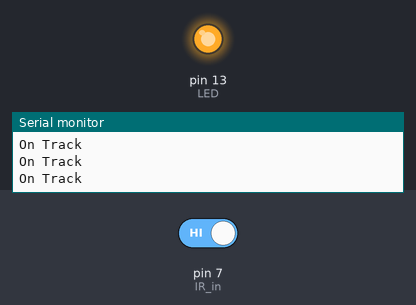
Bench run of a sketch on a simulated Arduino Uno, built with avr-gcc and run on an emulated ATmega328P. Shown: output pins drawn as LEDs (lit = HIGH), the last lines printed to the serial monitor. Inputs (shaded band) come from the test bench; at power-on: pin 7 (IR_in) HIGH.

Above: at 1.2 s.
1.3 s: pin 7 (IR_in) driven LOW
At 2.2 s:
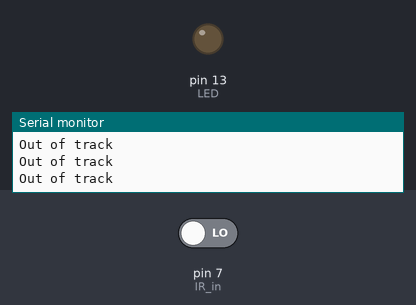
2.8 s: pin 7 (IR_in) driven HIGH
At 3.7 s:
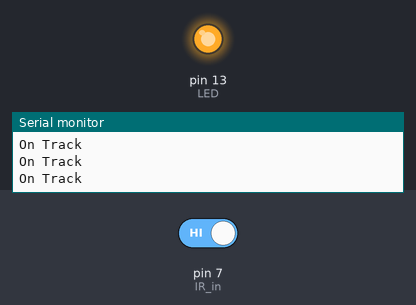
Timing chart, 0 to 5.8 s (numbered marks = the images above; inputs shaded):
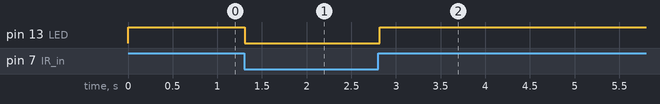

The sketch:

IR_test.ino
```cpp
//Path detection with IR Sensor Module
int LED = 13; // Use the onboard Uno LED
int IR_in = 7;  // This is our input pin
int test_track = HIGH; //On track

void setup() {
  pinMode(LED, OUTPUT);
  pinMode(IR_in, INPUT);
  Serial.begin(9600);

}

void loop() {
  test_track = digitalRead(IR_in);
  if (test_track == LOW)
  {
    Serial.println("Out of track");
    digitalWrite(LED, LOW);
  }
  else
  {
    Serial.println("On Track");
    digitalWrite(LED, HIGH);
  }
  delay(20);
}
```

Measured:
- after the input at 1.3 s, pin 13 (LED): HIGH → LOW at once
- after the input at 2.8 s, pin 13 (LED): LOW → HIGH at once
